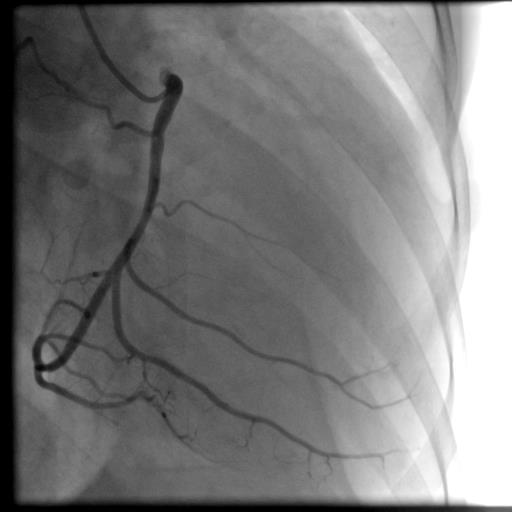
%> input picture acode_fileExchange_941/For C#/86698558_frame35.jpg, 512 x 512 px
$ octave test.m   (GNU Octave 9; MATLAB toolbox functions it lacks are replaced by stand-ins)
%> lines starting %> are read from the running program, lines starting %| are printed output that depends on the picture; in (x1, y1, x2, y2) boxes, pixels count from 0 and x2, y2 are one past the last pixel; in counts of white or black regions, pixels touching at a corner belong together; the program's own positions count from 1
### acode_fileExchange_941/For C#/reconstruction_by_dilation.m
function imC2=reconstruction_by_dilation(im,LEN,DEG_NUM)
%
% $$I_1=R_{I_o}\left (max\left\{\gamma_{B_i} (I_o)\right\}\right), & i=1,...,12$$
% INPUT:
%     IM (complemented green channel of a color retina image)
%     LEN (defualt: 11)
%     DEG_NUM (defualt:12)
% OUTPUT:
%     imC2
if nargin<3 || isempty(LEN)
    LEN=11;
end
if nargin<3 || isempty(DEG_NUM)
    DEG_NUM=12;
end

imo=cell(DEG_NUM,1);
for i=1:DEG_NUM
    DEG=(i-1)*((360/DEG_NUM)/2);
    se=strel('line',LEN,DEG);
    imo{i}=imopen(im,se);
end
% imB=zeros([m,n]);
imC=imo{1};
for i=2:length(imo)
    imC=max(imC,imo{i});% eq. (3.1)
end

% imC2=imC;
imC2=imreconstruct(imC,im); % eq. (3.2)
imC2=mat2gray(imC2);

### acode_fileExchange_941/For C#/min_openings.m
function imB=min_openings(im,LEN,DEG_NUM)
% $$I_2=min\left\{\gamma_{B_i} (I_o) \right\}$$
% INPUT:
%     IM (complemented green channel of a color retina image)
%     LEN (defualt: 11)
%     DEG_NUM (defualt:12)
% OUTPUT:
%     imC2 % eq. (3.2),cv0
%

if nargin<3 || isempty(LEN)
    LEN=11;
end
if nargin<3 || isempty(DEG_NUM)
    DEG_NUM=12;
end

imo=cell(DEG_NUM,1);
for i=1:DEG_NUM
    DEG=(i-1)*((360/DEG_NUM)/2);
    se=strel('line',LEN,DEG);
    imo{i}=imopen(im,se);
%     figure,imshow(imo{i});
end
% imB=zeros([m,n]);
imB=imo{1};
for i=2:length(imo)
    imB=min(imB,imo{i});% eq. (3.1)
end

### acode_fileExchange_941/test.m
clear
clc

addpath(genpath('./data'));
addpath(genpath('./functions'));

im=imread('86698558_frame35.jpg');
%> im is the input picture: size 512x512x3 uint8; min 0, max 255, mean 123.7
bw_mask=imread('vessel_mask.gif');
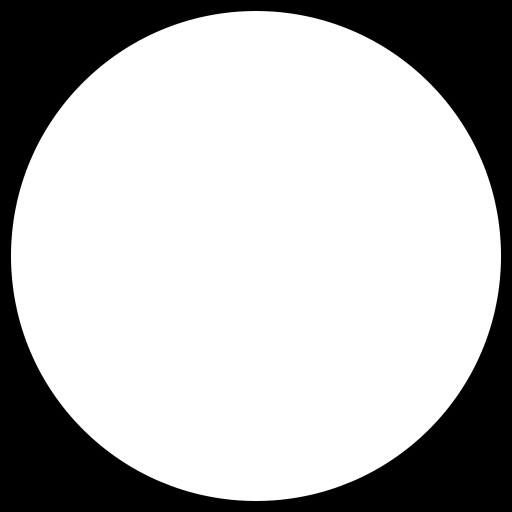
%> input picture acode_fileExchange_941/For C#/vessel_mask.gif, 512 x 512 px
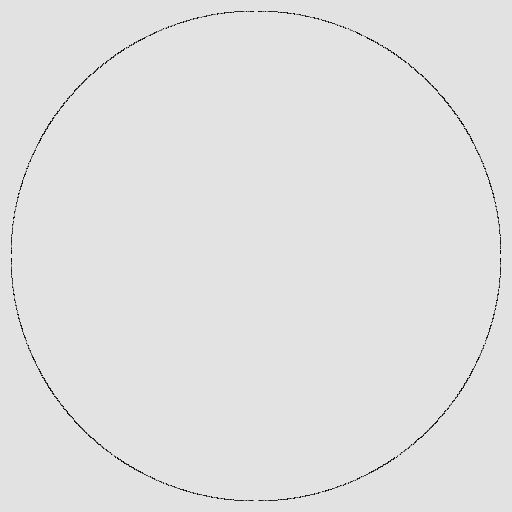
%> bw_mask: size 512x512 uint8; min 0, max 227, mean 225.6
bw_mask=logical(bw_mask);
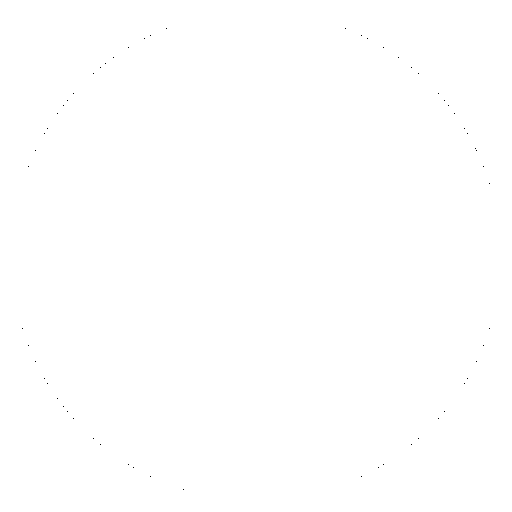
%> bw_mask: size 512x512 logical; 100% white; black in thin lines or dots, all inside (x1, y1, x2, y2) = (22, 28, 490, 490)
ref_im=imread('86698558_frame35_output.jpg');
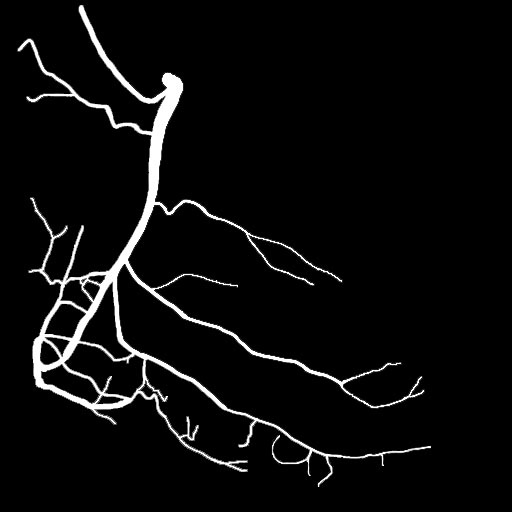
%> input picture acode_fileExchange_941/For C#/86698558_frame35_output.jpg, 512 x 512 px
%> ref_im is the input picture: size 512x512x3 uint8; min 0, max 255, mean 12.1
%
im=im(:,:,2);
%> im: size 512x512 uint8
im=mat2gray(im).*mat2gray(bw_mask);
%> im: size 512x512 double
im=imcomplement(im);% Assume vessels are lighter than background
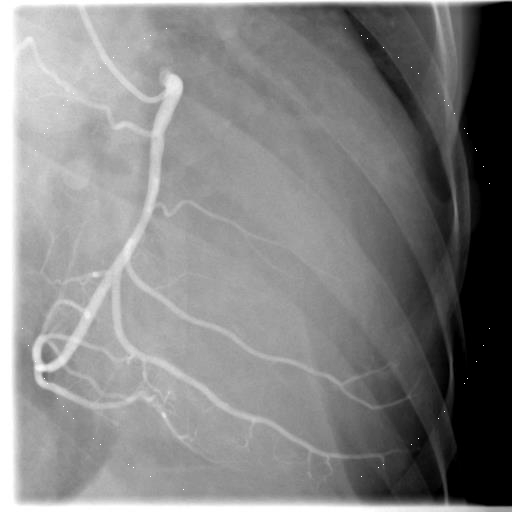
%> im: size 512x512 double; min 0, max 1, mean 0.515
im=im2double(im);

DEG_NUM=12;
LEN_c=10; % nghia_dog: c醝 n鄖 chi?u d鄆 c?a linear struct element - ch?nh s?a c醝 n鄖 v?i c醝 d??i
LEN_o=20;
LEN_diff=7;
%
ic1=reconstruction_by_dilation(im,LEN_c,DEG_NUM);
%> after the loop in reconstruction_by_dilation, `for i=1:DEG_NUM`: imo = 12 items
%> the loop in reconstruction_by_dilation, `for i=2:length(imo)` made 11 passes
figure,imshow(ic1);title('reconstruction_by_dilation');
io1=min_openings(im,LEN_o,20);
%> after the loop in min_openings, `for i=1:DEG_NUM`: imo = 20 items
%> the loop in min_openings, `for i=2:length(imo)` made 19 passes
%> after the loop in min_openings, `for i=2:length(imo)`:
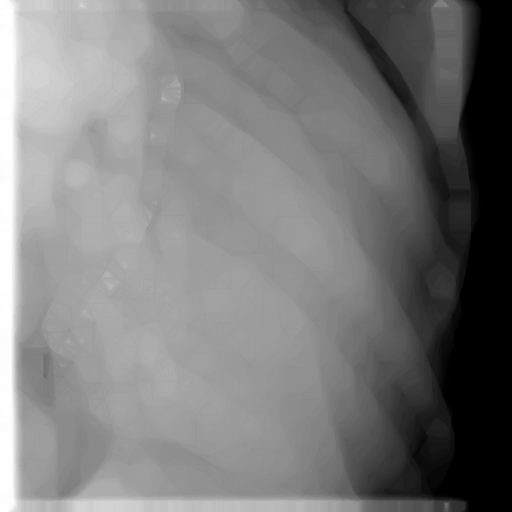
%> imB: size 512x512 double; min 0, max 1, mean 0.483
figure,imshow(io1);title('min openning 20');
io1=min_openings(io1,LEN_o,20);
%> the loop in min_openings (call 2), `for i=2:length(imo)` made 19 passes
figure,imshow(io1);title('min openning 20');


%
iv=mat2gray(ic1-io1);
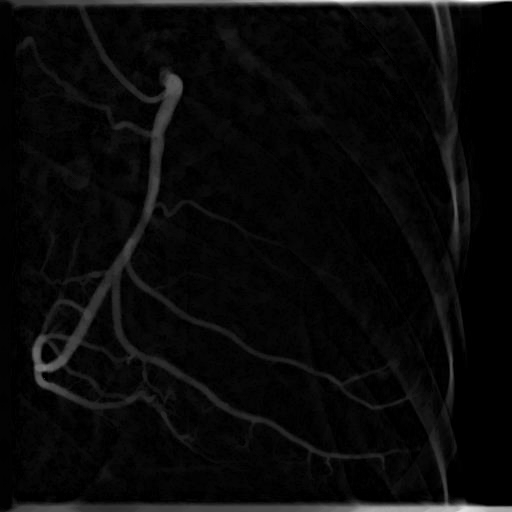
%> iv: size 512x512 double; min 0, max 1, mean 0.0385
figure,imshow(iv);title('iv');
